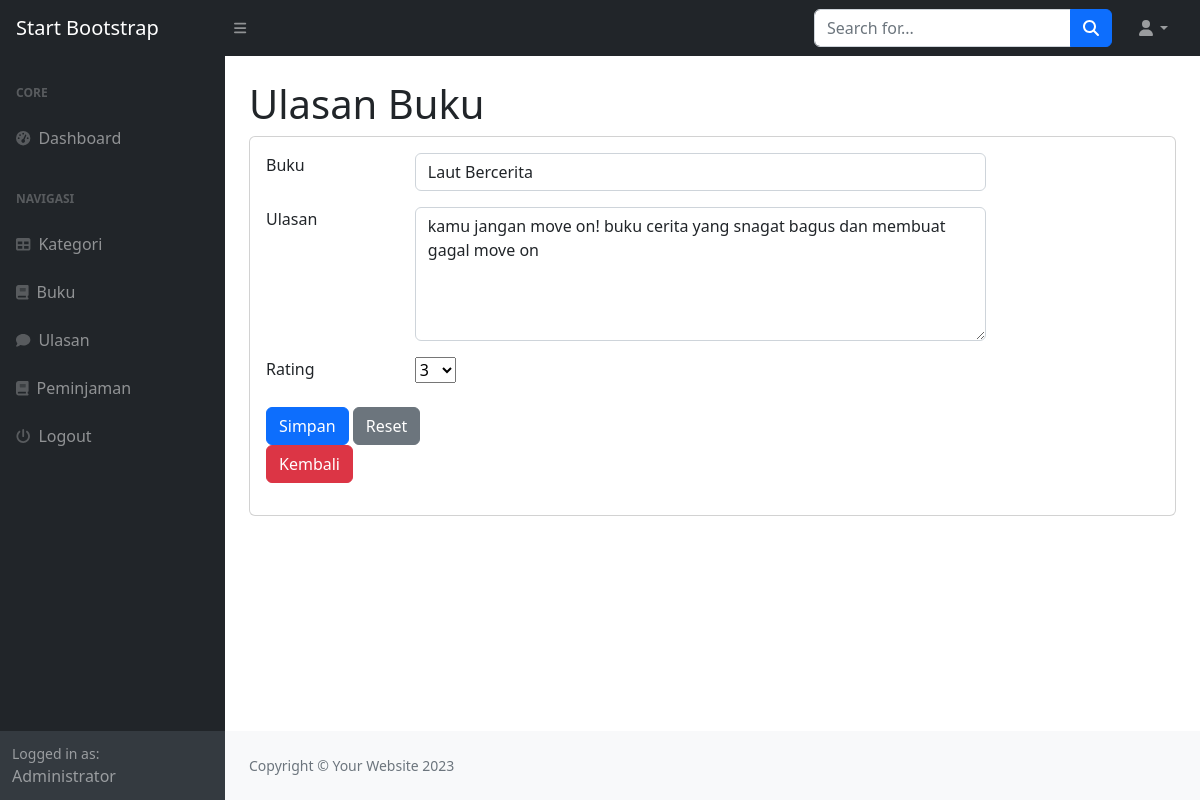
Screenshot of /index.php?page=ulasan_ubah&&id=5 (signed in) with the database file from the repository.
### tables this page shows
CREATE TABLE `ulasan` (
  `id_ulasan` int(11) NOT NULL,
  `id_user` int(11) DEFAULT NULL,
  `id_buku` int(11) DEFAULT NULL,
  `ulasan` text NOT NULL,
  `rating` int(11) NOT NULL
);

CREATE TABLE `buku` (
  `id_buku` int(11) NOT NULL,
  `id_kategori` int(11) DEFAULT NULL,
  `judul` varchar(255) DEFAULT NULL,
  `gambar` varchar(255) DEFAULT NULL,
  `penulis` varchar(255) DEFAULT NULL,
  `penerbit` varchar(255) DEFAULT NULL,
  `tahun_terbit` varchar(255) DEFAULT NULL,
  `deskripsi` text,
  `kuantitas` int(11) DEFAULT NULL
);

### ulasan_ubah.php (the view, shortened to what this page needs)
<h1 class="mt-4">Ulasan Buku</h1>
<div class="card">
    <div class="card-body">
        <div class="row">
            <div class="col-md-12">
                <form action="" method="POST">
                    <?php
                        $id=$_GET['id'];
                        $query = mysqli_query($koneksi, "SELECT * FROM ulasan WHERE id_ulasan=$id");
                        $data = mysqli_fetch_array($query);
                    ?>
                    <div class="row">
                        <div class="row mb-3">
                            <div class="col-md-2">Buku</div>
                            <div class="col-md-8">
                                 <select name="id_buku" class="form-control">
                                    <?php
                                        $buk = mysqli_query($koneksi, "SELECT * FROM buku");
                                        while ($buku = mysqli_fetch_array($buk)) :
                                    ?>
                                    <option <?php if($data['id_buku'] == $buku['id_buku']) echo 'selected'; ?> value="<?= $buku['id_buku']; ?>">
                                        <?= $buku['judul']; ?>
                                    </option>
                                    <?php endwhile; ?>
                                 </select>
                            </div>
                        </div>
                        <div class="row mb-3">
                            <div class="col-md-2">Ulasan</div>
                            <div class="col-md-8">
                                <textarea name="ulasan" rows="5" class="form-control"><?= $data['ulasan']; ?></textarea>
                            </div>
                        </div>
                        <div class="row mb-3">
                            <div class="col-md-2">Rating</div>
                            <div class="col-md-8">
                            <select name="rating" id="">
                                <?php
                                    for($i = 1; $i<=10; $i++) :
                                ?>
                                    <option <?php if($data['id_buku'] == $i) echo 'selected' ?>><?= $i; ?></option>
                                <?php endfor; ?>
                            </select>
                        </div>
                        <div class="d-flex align-items-center justify-content-between mt-4 mb-0">
                            <div class="col-md-4">
                                <div class="col-md-8">
                                    <button type="submit" class="btn btn-primary" name="submit" value="submit">Simpan</button>
                                    <button type="reset" class="btn btn-secondary">Reset</button>
                                    <a href="?page=ulasan" class="btn btn-danger">Kembali</a>
                                </div>
                            </div>
                        </div>
                    </div>
                </form>
            </div>
        </div>
    </div>
</div>

### rows the page displays
ulasan: id_buku "Laut Bercerita", ulasan "kamu jangan move on! buku cerita yang snagat bagus dan membuat gagal move on", rating "3"

### other values shown
$_SESSION['user']['nama'] "Administrator"
